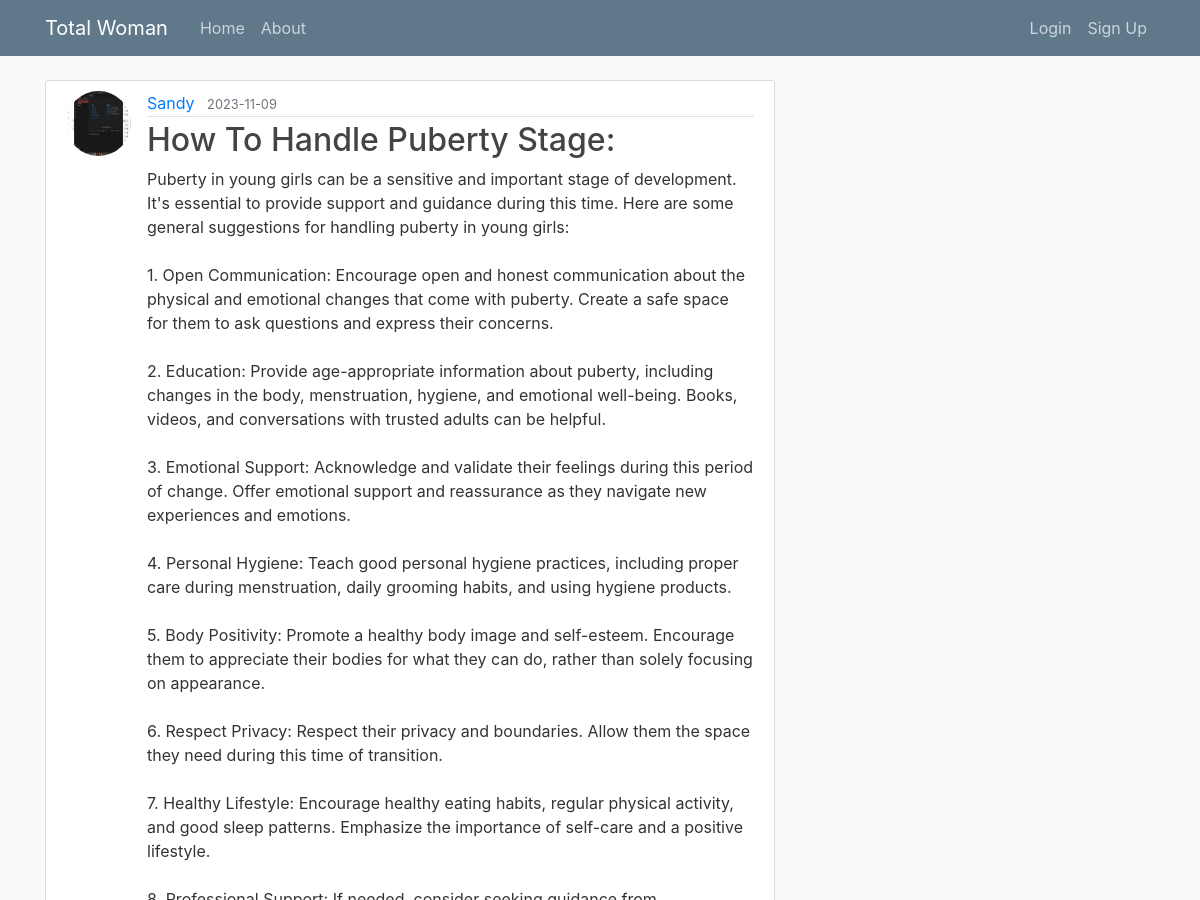
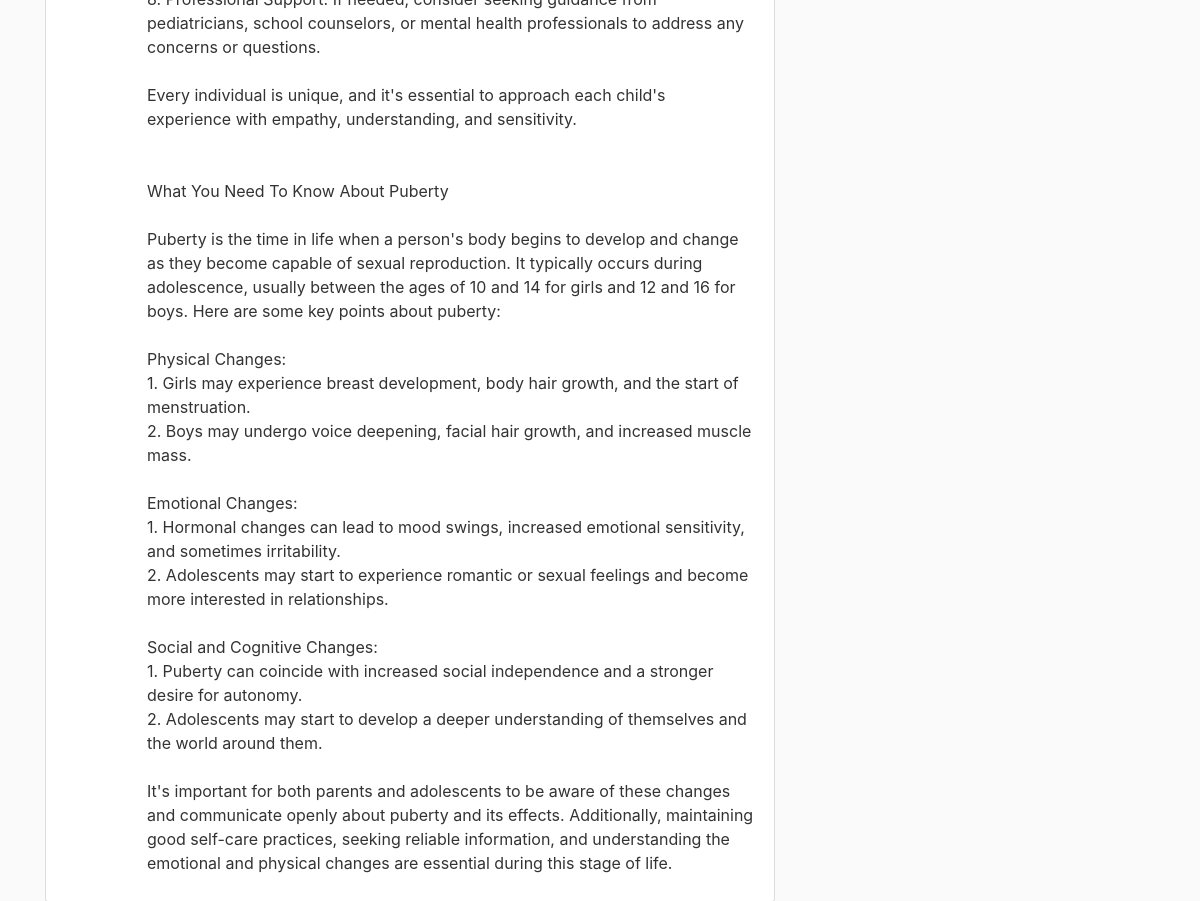
The app's page /post/4 with its own data (2 pictures, top to bottom).
### app/models.py (models this page shows, shortened)
class User(db.Model, UserMixin): # Usermixin is provided by flask_login extension managing user authentication
    id = db.Column(db.Integer, primary_key=True)
    username = db.Column(db.String(20), unique=True, nullable=False)
    email = db.Column(db.String(120), unique=True, nullable=False)
    image_file = db.Column(db.String(20), nullable=False, default='default.jpg')
    password = db.Column(db.String(60), nullable=False)
    posts = db.relationship('Post', backref='author', lazy=True)
    """

    """
    """
    def get_reset_token(self):
            payload = {
                'sub': self.id,
                'iss': current_app.config['SECRET_KEY'],
                'exp': datetime.utcnow() + timedelta(minutes=30)
            }
            secret_key = current_app.config['SECRET_KEY']
            token = jwt.encode(payload, secret_key, algorithm='HS256')
            return token

        @staticmethod
        def verify_reset_token(token):
            try:
                secret_key = current_app.config['SECRET_KEY']
                payload = jwt.decode(token, secret_key, algorithms=['HS256'])

                # Verify the 'iss' (issuer) claim
                if payload['iss'] != secret_key:
                    return None  # Token was not issued by the expected issuer

                # Verify the 'exp' (expiration time) claim
                if datetime.utcnow() > datetime.fromtimestamp(payload['exp']):
                    return None  # Token has expired

                # Retrieve the user based on user_id from the token's 'sub' (subject) claim
                user_id = payload['sub']
                user = User.query.get(user_id)
                return user
            except jwt.ExpiredSignatureError:
                return None # Token has expired
            except jwt.InvalidTokenError:
                return None # Invalid token or signature
            #return None


        def __repr__(self):
            return f"User ('{self.username}', '{self.email}', '{self.image_file}')"
    """

class Post(db.Model):
    id = db.Column(db.Integer, primary_key=True)
    title = db.Column(db.String(100), nullable=False)
    date_posted = db.Column(db.DateTime, nullable=False, default=datetime.utcnow)
    content = db.Column(db.Text, nullable=False)
    user_id = db.Column(db.Integer, db.ForeignKey('user.id'), nullable=False)

### app/routes.py (the view)
@app.route('/post/<int:post_id>')
def post(post_id):
    post = Post.query.get_or_404(post_id)
    return render_template('post.html', title=post.title, post=post)

### app/templates/post.html (shortened to what this page needs)
{% extends "base.html" %}
{% block content %}
    <article class="media content-section">
        <img class="rounded-circle article-img" src="{{ url_for('static', filename='profile_pics/' + post.author.image_file) }}">
        <div class="media-body">
        <div class="article-metadata">
            <a class="mr-2" href="{{ url_for('user_posts', username=post.author.username) }}">{{ post.author.username }}</a>
            <small class="text-muted">{{ post.date_posted.strftime('%Y-%m-%d') }}</small>
        </div>
        <h2 class="article-title">{{ post.title }}</h2>
        <p class="article-content">{{ post.content }}</p>
        </div>
    </article>
{% endblock content %}

### app/static/main.css (style rules this page uses)
body { background: #fafafa; color: #333333; margin-top: 5rem; }
h1, h2, h3, h4, h5, h6 { color: #444444; }
.content-section { background: #ffffff; padding: 10px 20px; border: 1px solid #dddddd; border-radius: 3px; margin-bottom: 20px; }
.article-title { color: #444444; }
.article-content { white-space: pre-line; }
.article-img { height: 65px; width: 65px; margin-right: 16px; }
.article-metadata { padding-bottom: 1px; margin-bottom: 4px; border-bottom: 1px solid #e3e3e3 }

### records on screen
User: image_file (picture), author.username "Sandy"
Post: date_posted "2023-11-09", title "How To Handle Puberty Stage:", content "Puberty in young girls can be a sensitive and important stage of development. It's essential to provide support and guidance during this time. Here are some general suggestions for handling puberty in young girls: 1. Open Communication: Encourage open and honest communication about the physical and emotional changes that come with puberty. Create a safe space for them to ask questions and express their concerns. 2. Education: Provide age-appropriate information about puberty, including changes in the body, menstruation, hygiene, and emotional well-being. Books, videos, and conversations with trusted adults can be helpful. 3. Emotional Support: Acknowledge and validate their feelings during…"
